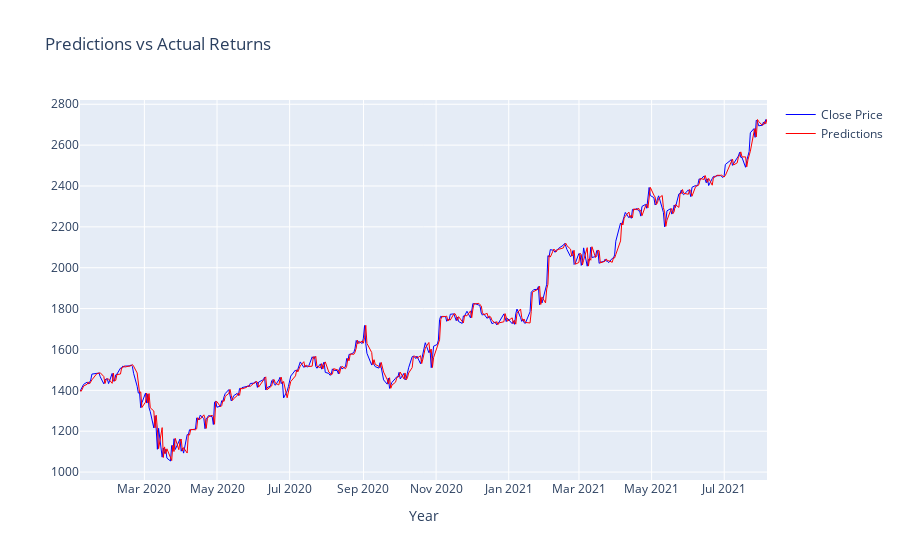

Notebook source saved alongside this figure:
### Code cell
# Plot last 200 days for visibility
WINDOW_LENGTH = 400

fig = go.Figure()
fig.add_trace(go.Line(x=dataframe.index[-WINDOW_LENGTH:], y=dataframe['close'][-WINDOW_LENGTH:], name='Close Price',
                         line=dict(color='blue', width=1)))
fig.add_trace(go.Line(x=dataframe.index[-WINDOW_LENGTH:], y=dataframe['predictions'][-WINDOW_LENGTH:], name = 'Predictions',
                         line=dict(color='red', width=1)
))

fig.update_layout(title='Predictions vs Actual Returns',
                   xaxis_title='Year')
fig.show()

### Figure 1 — Plotly figure (JSON) as saved in the notebook; plotly's stock layout.template omitted (floating-point values rounded to 4 significant figures; data arrays with more than 128 entries replaced by an {"elided": "..."} marker saying what was removed)
{"data": [{"line": {"color": "blue", "width": 1}, "name": "Close Price", "type": "scatter", "x": {"elided": "400 str values"}, "y": {"elided": "400 float values"}}, {"line": {"color": "red", "width": 1}, "name": "Predictions", "type": "scatter", "x": {"elided": "400 str values"}, "y": {"elided": "400 float values"}}], "layout": {"title": {"text": "Predictions vs Actual Returns"}, "xaxis": {"title": {"text": "Year"}}}}
